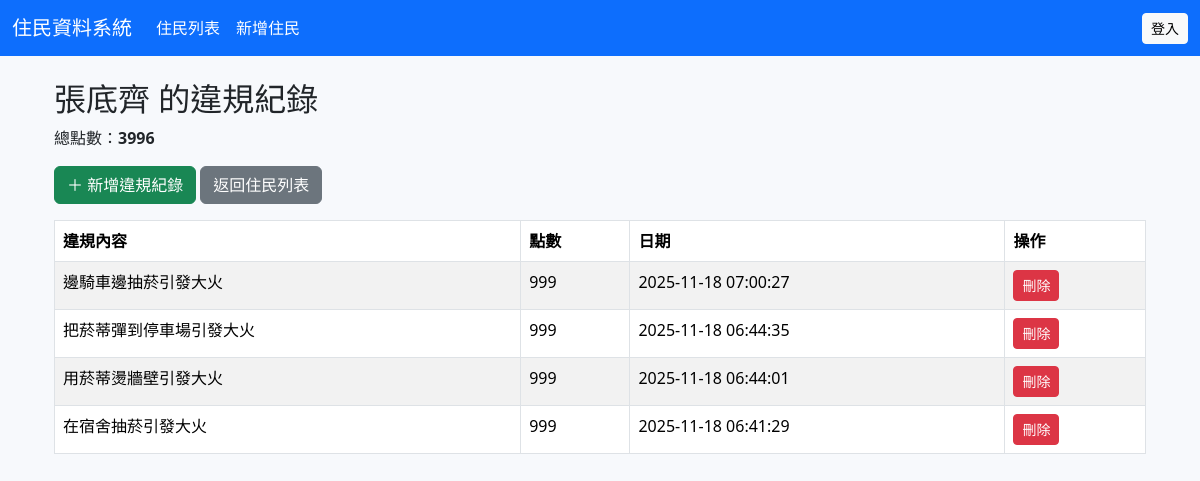
The page /violation_list.php?resident_id=2 on the database its author committed.
### tables this page shows
CREATE TABLE `residents` (
  `id` int(11) NOT NULL,
  `student_id` varchar(20) NOT NULL,
  `name` varchar(50) NOT NULL,
  `room` varchar(20) DEFAULT NULL,
  `phone` varchar(20) DEFAULT NULL,
  `email` varchar(100) DEFAULT NULL,
  `created_at` timestamp NOT NULL DEFAULT current_timestamp()
);

CREATE TABLE `violations` (
  `id` int(11) NOT NULL,
  `resident_id` int(11) NOT NULL,
  `violation` varchar(255) NOT NULL,
  `points` int(11) NOT NULL,
  `created_at` timestamp NOT NULL DEFAULT current_timestamp()
);

### violation_list.php (the view)
<?php
include("header.php");
include("db.php");
$resident_id = $_GET['resident_id'] ?? 0;
$stmt = $conn->prepare("SELECT * FROM residents WHERE id=?");
$stmt->bind_param("i", $resident_id);
$stmt->execute();
$res = $stmt->get_result()->fetch_assoc();
$stmt2 = $conn->prepare("SELECT * FROM violations WHERE resident_id=? ORDER BY created_at DESC");
$stmt2->bind_param("i", $resident_id);
$stmt2->execute();
$violations = $stmt2->get_result();
$stmt3 = $conn->prepare("SELECT SUM(points) as total_points FROM violations WHERE resident_id=?");
$stmt3->bind_param("i", $resident_id);
$stmt3->execute();
$total = $stmt3->get_result()->fetch_assoc();
$total_points = $total['total_points'] ?? 0;
?>
<div class="container mt-4">
    <h2><?= $res['name'] ?> 的違規紀錄</h2>
    <p>總點數：<strong><?= $total_points ?></strong></p>
    <a href="violation_create.php?resident_id=<?= $resident_id ?>" class="btn btn-success mb-3">＋ 新增違規紀錄</a>
    <a href="resident_list.php" class="btn btn-secondary mb-3">返回住民列表</a>
    <table class="table table-bordered table-striped">
        <thead>
            <tr>
                <th>違規內容</th>
                <th>點數</th>
                <th>日期</th>
                <th>操作</th>
            </tr>
        </thead>
        <tbody>
            <?php while($v = $violations->fetch_assoc()): ?>
            <tr>
                <td><?= $v['violation'] ?></td>
                <td><?= $v['points'] ?></td>
                <td><?= $v['created_at'] ?></td>
                <td>
                    <a href="violation_delete.php?id=<?= $v['id'] ?>&resident_id=<?= $resident_id ?>" class="btn btn-danger btn-sm"
                       onclick="return confirm('確定要刪除嗎？');">刪除</a>
                </td>
            </tr>
            <?php endwhile; ?>
        </tbody>
    </table>
</div>
<?php include("footer.php"); ?>

### header.php (shortened to what this page needs)
<!DOCTYPE html>
<html lang="zh-Hant">
<head>
    <link rel="stylesheet" href="https://cdn.jsdelivr.net/npm/bootstrap@5.3.1/dist/css/bootstrap.min.css">
</head>
<body>
<nav class="navbar navbar-expand-lg">
    <div class="container-fluid">
        <a class="navbar-brand" href="index.php">住民資料系統</a>
        <div class="collapse navbar-collapse" id="navbarNav">
            <ul class="navbar-nav me-auto">
                <li class="nav-item">
                    <a class="nav-link" href="resident_list.php">住民列表</a>
                </li>
                <li class="nav-item">
                    <a class="nav-link" href="resident_create.php">新增住民</a>
                </li>
            </ul>
            <?php if (!empty($_SESSION["user"])): ?>
                <span class="navbar-text me-3">
                    👤 <?= htmlspecialchars($_SESSION["user"]) ?>
                </span>
                <a class="btn btn-light btn-sm" href="logout.php">登出</a>
            <?php else: ?>
                <a class="btn btn-light btn-sm" href="login.php">登入</a>
            <?php endif; ?>
        </div>
    </div>
</nav>
<div class="container mt-4">

### footer.php (shortened to what this page needs)
</div>
</body>
</html>

### header.php (style rules this page uses)
body { background: #f7f9fc; }
.navbar { background: #0d6efd; }
.navbar-brand, .nav-link, .navbar-text { color: white !important; }

### rows shown on the page
residents: name "張底齊"
violations: violation "邊騎車邊抽菸引發大火", points "999", created_at "2025-11-18 07:00:27"
violations: violation "把菸蒂彈到停車場引發大火", points "999", created_at "2025-11-18 06:44:35"
violations: violation "用菸蒂燙牆壁引發大火", points "999", created_at "2025-11-18 06:44:01"
violations: violation "在宿舍抽菸引發大火", points "999", created_at "2025-11-18 06:41:29"

### other values the page prints
$total_points "3996"
